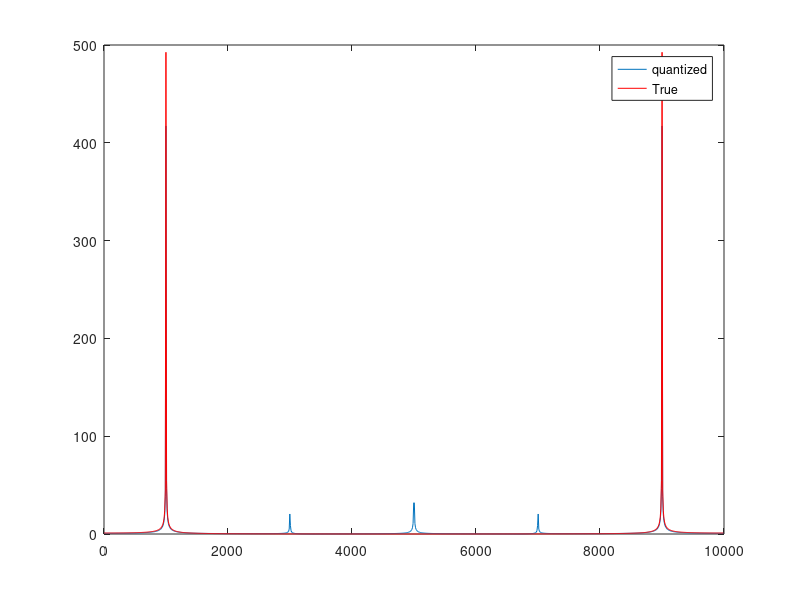

MATLAB code for this plot:
clear
clc
q=4;
f0=1000;
fs=10000;
t=0:1/fs:100/f0;
X=real(exp(1i*2*pi*f0*t))
    for i=1:length(X)
        sig=X(i);
    if sig>0 & sig<2/q
        sigq=1/q;
    elseif sig>2/q
        sigq=3/q;
    elseif sig>-2/q & sig<0
        sigq=-1/q;
    elseif sig<-2/q
        sigq=-3/q;
    end
       mysigq(i)=sigq;
    end
    N=length(X);
    f=(0:N-1)*fs/N;
    plot(f,abs(fft(mysigq)))
    hold on
    plot(f,abs(fft(X)),'r')
    legend("quantized","True")